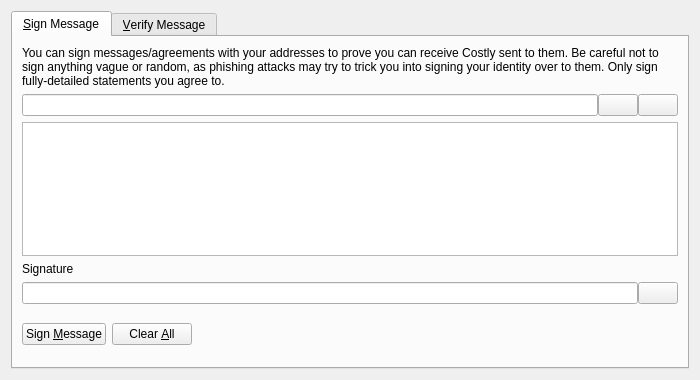
<?xml version="1.0" encoding="UTF-8"?>
<ui version="4.0">
 <class>SignVerifyMessageDialog</class>
 <widget class="QDialog" name="SignVerifyMessageDialog">
  <property name="geometry">
   <rect>
    <x>0</x>
    <y>0</y>
    <width>700</width>
    <height>380</height>
   </rect>
  </property>
  <property name="windowTitle">
   <string>Signatures - Sign / Verify a Message</string>
  </property>
  <property name="modal">
   <bool>true</bool>
  </property>
  <layout class="QVBoxLayout" name="verticalLayout">
   <item>
    <widget class="QTabWidget" name="tabWidget">
     <property name="currentIndex">
      <number>0</number>
     </property>
     <widget class="QWidget" name="tabSignMessage">
      <attribute name="title">
       <string>&amp;Sign Message</string>
      </attribute>
      <layout class="QVBoxLayout" name="verticalLayout_SM">
       <item>
        <widget class="QLabel" name="infoLabel_SM">
         <property name="text">
          <string>You can sign messages/agreements with your addresses to prove you can receive Costly sent to them. Be careful not to sign anything vague or random, as phishing attacks may try to trick you into signing your identity over to them. Only sign fully-detailed statements you agree to.</string>
         </property>
         <property name="textFormat">
          <enum>Qt::PlainText</enum>
         </property>
         <property name="wordWrap">
          <bool>true</bool>
         </property>
        </widget>
       </item>
       <item>
        <layout class="QHBoxLayout" name="horizontalLayout_1_SM">
         <property name="spacing">
          <number>0</number>
         </property>
         <item>
          <widget class="QValidatedLineEdit" name="addressIn_SM">
           <property name="toolTip">
            <string>The Costly address to sign the message with</string>
           </property>
          </widget>
         </item>
         <item>
          <widget class="QPushButton" name="addressBookButton_SM">
           <property name="toolTip">
            <string>Choose previously used address</string>
           </property>
           <property name="text">
            <string/>
           </property>
           <property name="shortcut">
            <string>Alt+A</string>
           </property>
           <property name="autoDefault">
            <bool>false</bool>
           </property>
          </widget>
         </item>
         <item>
          <widget class="QPushButton" name="pasteButton_SM">
           <property name="toolTip">
            <string>Paste address from clipboard</string>
           </property>
           <property name="text">
            <string/>
           </property>
           <property name="shortcut">
            <string>Alt+P</string>
           </property>
           <property name="autoDefault">
            <bool>false</bool>
           </property>
          </widget>
         </item>
        </layout>
       </item>
       <item>
        <widget class="QPlainTextEdit" name="messageIn_SM">
         <property name="toolTip">
          <string>Enter the message you want to sign here</string>
         </property>
        </widget>
       </item>
       <item>
        <widget class="QLabel" name="signatureLabel_SM">
         <property name="text">
          <string>Signature</string>
         </property>
         <property name="textFormat">
          <enum>Qt::PlainText</enum>
         </property>
        </widget>
       </item>
       <item>
        <layout class="QHBoxLayout" name="horizontalLayout_2_SM">
         <property name="spacing">
          <number>0</number>
         </property>
         <item>
          <widget class="QLineEdit" name="signatureOut_SM">
           <property name="font">
            <font>
             <italic>true</italic>
            </font>
           </property>
           <property name="readOnly">
            <bool>true</bool>
           </property>
          </widget>
         </item>
         <item>
          <widget class="QPushButton" name="copySignatureButton_SM">
           <property name="toolTip">
            <string>Copy the current signature to the system clipboard</string>
           </property>
           <property name="text">
            <string/>
           </property>
           <property name="autoDefault">
            <bool>false</bool>
           </property>
          </widget>
         </item>
        </layout>
       </item>
       <item>
        <layout class="QHBoxLayout" name="horizontalLayout_3_SM">
         <item>
          <widget class="QPushButton" name="signMessageButton_SM">
           <property name="toolTip">
            <string>Sign the message to prove you own this Costly address</string>
           </property>
           <property name="text">
            <string>Sign &amp;Message</string>
           </property>
           <property name="autoDefault">
            <bool>false</bool>
           </property>
          </widget>
         </item>
         <item>
          <widget class="QPushButton" name="clearButton_SM">
           <property name="toolTip">
            <string>Reset all sign message fields</string>
           </property>
           <property name="text">
            <string>Clear &amp;All</string>
           </property>
           <property name="autoDefault">
            <bool>false</bool>
           </property>
          </widget>
         </item>
         <item>
          <spacer name="horizontalSpacer_1_SM">
           <property name="orientation">
            <enum>Qt::Horizontal</enum>
           </property>
           <property name="sizeHint" stdset="0">
            <size>
             <width>40</width>
             <height>48</height>
            </size>
           </property>
          </spacer>
         </item>
         <item>
          <widget class="QLabel" name="statusLabel_SM">
           <property name="font">
            <font>
             <weight>75</weight>
             <bold>true</bold>
            </font>
           </property>
           <property name="text">
            <string/>
           </property>
           <property name="wordWrap">
            <bool>true</bool>
           </property>
          </widget>
         </item>
         <item>
          <spacer name="horizontalSpacer_2_SM">
           <property name="orientation">
            <enum>Qt::Horizontal</enum>
           </property>
           <property name="sizeHint" stdset="0">
            <size>
             <width>40</width>
             <height>48</height>
            </size>
           </property>
          </spacer>
         </item>
        </layout>
       </item>
      </layout>
     </widget>
     <widget class="QWidget" name="tabVerifyMessage">
      <attribute name="title">
       <string>&amp;Verify Message</string>
      </attribute>
      <layout class="QVBoxLayout" name="verticalLayout_VM">
       <item>
        <widget class="QLabel" name="infoLabel_VM">
         <property name="text">
          <string>Enter the receiver's address, message (ensure you copy line breaks, spaces, tabs, etc. exactly) and signature below to verify the message. Be careful not to read more into the signature than what is in the signed message itself, to avoid being tricked by a man-in-the-middle attack. Note that this only proves the signing party receives with the address, it cannot prove sendership of any transaction!</string>
         </property>
         <property name="textFormat">
          <enum>Qt::PlainText</enum>
         </property>
         <property name="alignment">
          <set>Qt::AlignLeading|Qt::AlignLeft|Qt::AlignTop</set>
         </property>
         <property name="wordWrap">
          <bool>true</bool>
         </property>
        </widget>
       </item>
       <item>
        <layout class="QHBoxLayout" name="horizontalLayout_1_VM">
         <property name="spacing">
          <number>0</number>
         </property>
         <item>
          <widget class="QValidatedLineEdit" name="addressIn_VM">
           <property name="toolTip">
            <string>The Costly address the message was signed with</string>
           </property>
          </widget>
         </item>
         <item>
          <widget class="QPushButton" name="addressBookButton_VM">
           <property name="toolTip">
            <string>Choose previously used address</string>
           </property>
           <property name="text">
            <string/>
           </property>
           <property name="shortcut">
            <string>Alt+A</string>
           </property>
           <property name="autoDefault">
            <bool>false</bool>
           </property>
          </widget>
         </item>
        </layout>
       </item>
       <item>
        <widget class="QPlainTextEdit" name="messageIn_VM"/>
       </item>
       <item>
        <widget class="QValidatedLineEdit" name="signatureIn_VM"/>
       </item>
       <item>
        <layout class="QHBoxLayout" name="horizontalLayout_2_VM">
         <item>
          <widget class="QPushButton" name="verifyMessageButton_VM">
           <property name="toolTip">
            <string>Verify the message to ensure it was signed with the specified Costly address</string>
           </property>
           <property name="text">
            <string>Verify &amp;Message</string>
           </property>
           <property name="autoDefault">
            <bool>false</bool>
           </property>
          </widget>
         </item>
         <item>
          <widget class="QPushButton" name="clearButton_VM">
           <property name="toolTip">
            <string>Reset all verify message fields</string>
           </property>
           <property name="text">
            <string>Clear &amp;All</string>
           </property>
           <property name="autoDefault">
            <bool>false</bool>
           </property>
          </widget>
         </item>
         <item>
          <spacer name="horizontalSpacer_1_VM">
           <property name="orientation">
            <enum>Qt::Horizontal</enum>
           </property>
           <property name="sizeHint" stdset="0">
            <size>
             <width>40</width>
             <height>48</height>
            </size>
           </property>
          </spacer>
         </item>
         <item>
          <widget class="QLabel" name="statusLabel_VM">
           <property name="font">
            <font>
             <weight>75</weight>
             <bold>true</bold>
            </font>
           </property>
           <property name="text">
            <string/>
           </property>
           <property name="wordWrap">
            <bool>true</bool>
           </property>
          </widget>
         </item>
         <item>
          <spacer name="horizontalSpacer_2_VM">
           <property name="orientation">
            <enum>Qt::Horizontal</enum>
           </property>
           <property name="sizeHint" stdset="0">
            <size>
             <width>40</width>
             <height>48</height>
            </size>
           </property>
          </spacer>
         </item>
        </layout>
       </item>
      </layout>
     </widget>
    </widget>
   </item>
  </layout>
 </widget>
 <customwidgets>
  <customwidget>
   <class>QValidatedLineEdit</class>
   <extends>QLineEdit</extends>
   <header>qvalidatedlineedit.h</header>
  </customwidget>
 </customwidgets>
 <resources>
  <include location="../costly.qrc"/>
 </resources>
 <connections/>
</ui>
